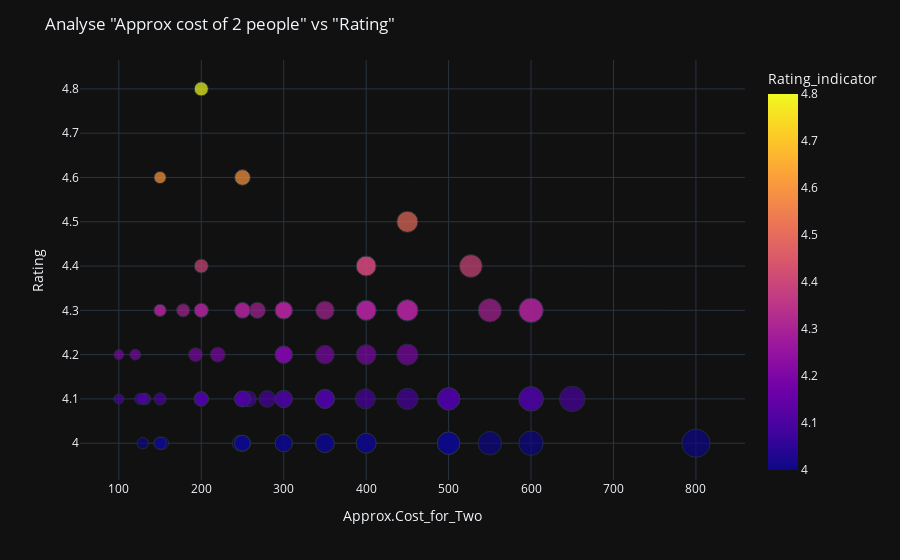

The notebook cell saved with this chart:
### Code cell
fig=px.scatter(x=df_Highest_Rated_Restaurants["Cost_for_Two"],y=df_Highest_Rated_Restaurants["Rating"],color=df_Highest_Rated_Restaurants["Rating"],
               size=df_Highest_Rated_Restaurants["Cost_for_Two"],labels={"x":"Approx.Cost_for_Two","y":"Rating","color":"Rating_indicator"} )
fig.update_layout(template="plotly_dark",title='Analyse "Approx cost of 2 people" vs "Rating"')
fig.show()

### Figure 1 — Plotly figure (JSON) as saved in the notebook; plotly's stock layout.template omitted (floating-point values rounded to 4 significant figures)
{"data": [{"hovertemplate": "Approx.Cost_for_Two=%{x}<br>Rating=%{y}<br>size=%{marker.size}<br>Rating_indicator=%{marker.color}<extra></extra>", "legendgroup": "", "marker": {"color": [4.1, 4.1, 4.2, 4, 4.4, 4.1, 4.2, 4.1, 4.1, 4.1, 4.1, 4.2, 4.1, 4.1, 4.3, 4, 4.1, 4.4, 4.3, 4, 4.3, 4.4, 4.5, 4.6, 4.3, 4.1, 4.1, 4, 4.1, 4, 4.2, 4.2, 4, 4.1, 4, 4.1, 4, 4, 4, 4.3, 4, 4, 4.3, 4.3, 4.3, 4.8, 4.1, 4.2, 4.3, 4, 4.1, 4, 4.2, 4.3, 4.3, 4.4, 4.2, 4.3, 4, 4, 4.6, 4, 4.3, 4.3, 4, 4.1, 4, 4, 4.3, 4.1, 4.1, 4.2, 4.3, 4.1, 4.1, 4.1, 4.1, 4.1, 4.1, 4.1, 4.1, 4.3, 4.2, 4.3, 4.3, 4.3, 4.3, 4.1, 4, 4.3, 4.1], "coloraxis": "coloraxis", "size": [100, 200, 450, 250, 400, 500, 300, 500, 300, 250, 450, 300, 350, 600, 400, 500, 399, 200, 300, 247, 450, 527, 450, 250, 250, 132, 650, 300, 130, 150, 300, 220, 500, 350, 400, 350, 153, 350, 550, 300, 250, 250, 400, 150, 178, 200, 350, 350, 300, 129, 500, 150, 400, 550, 450, 400, 120, 600, 400, 500, 150, 350, 150, 268, 300, 257, 600, 800, 400, 250, 300, 193, 200, 600, 200, 150, 350, 126, 200, 250, 250, 600, 100, 200, 350, 450, 300, 200, 250, 250, 280], "sizemode": "area", "sizeref": 2, "symbol": "circle"}, "mode": "markers", "name": "", "orientation": "v", "showlegend": false, "type": "scatter", "x": [100, 200, 450, 250, 400, 500, 300, 500, 300, 250, 450, 300, 350, 600, 400, 500, 399, 200, 300, 247, 450, 527, 450, 250, 250, 132, 650, 300, 130, 150, 300, 220, 500, 350, 400, 350, 153, 350, 550, 300, 250, 250, 400, 150, 178, 200, 350, 350, 300, 129, 500, 150, 400, 550, 450, 400, 120, 600, 400, 500, 150, 350, 150, 268, 300, 257, 600, 800, 400, 250, 300, 193, 200, 600, 200, 150, 350, 126, 200, 250, 250, 600, 100, 200, 350, 450, 300, 200, 250, 250, 280], "xaxis": "x", "y": [4.1, 4.1, 4.2, 4, 4.4, 4.1, 4.2, 4.1, 4.1, 4.1, 4.1, 4.2, 4.1, 4.1, 4.3, 4, 4.1, 4.4, 4.3, 4, 4.3, 4.4, 4.5, 4.6, 4.3, 4.1, 4.1, 4, 4.1, 4, 4.2, 4.2, 4, 4.1, 4, 4.1, 4, 4, 4, 4.3, 4, 4, 4.3, 4.3, 4.3, 4.8, 4.1, 4.2, 4.3, 4, 4.1, 4, 4.2, 4.3, 4.3, 4.4, 4.2, 4.3, 4, 4, 4.6, 4, 4.3, 4.3, 4, 4.1, 4, 4, 4.3, 4.1, 4.1, 4.2, 4.3, 4.1, 4.1, 4.1, 4.1, 4.1, 4.1, 4.1, 4.1, 4.3, 4.2, 4.3, 4.3, 4.3, 4.3, 4.1, 4, 4.3, 4.1], "yaxis": "y"}], "layout": {"autosize": true, "coloraxis": {"colorbar": {"title": {"text": "Rating_indicator"}}, "colorscale": [[0, "#0d0887"], [0.1111, "#46039f"], [0.2222, "#7201a8"], [0.3333, "#9c179e"], [0.4444, "#bd3786"], [0.5556, "#d8576b"], [0.6667, "#ed7953"], [0.7778, "#fb9f3a"], [0.8889, "#fdca26"], [1, "#f0f921"]]}, "legend": {"itemsizing": "constant", "tracegroupgap": 0}, "margin": {"t": 60}, "title": {"text": "Analyse \"Approx cost of 2 people\" vs \"Rating\""}, "xaxis": {"anchor": "y", "autorange": true, "domain": [0, 1], "range": [54.78, 854.8], "title": {"text": "Approx.Cost_for_Two"}, "type": "linear"}, "yaxis": {"anchor": "x", "autorange": true, "domain": [0, 1], "range": [3.877, 4.887], "title": {"text": "Rating"}, "type": "linear"}}}
